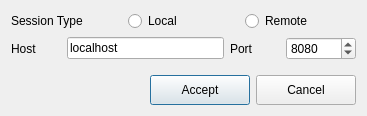
<?xml version="1.0" encoding="UTF-8"?>
<ui version="4.0">
 <class>ConnectDialog</class>
 <widget class="QDialog" name="ConnectDialog">
  <property name="geometry">
   <rect>
    <x>0</x>
    <y>0</y>
    <width>367</width>
    <height>116</height>
   </rect>
  </property>
  <property name="windowTitle">
   <string>Connect to server analysis</string>
  </property>
  <layout class="QVBoxLayout" name="verticalLayout">
   <item>
    <layout class="QHBoxLayout" name="horizontalLayout">
     <item>
      <widget class="QLabel" name="label">
       <property name="text">
        <string>Session Type</string>
       </property>
      </widget>
     </item>
     <item>
      <widget class="QRadioButton" name="localRadioBtn">
       <property name="text">
        <string>Local</string>
       </property>
      </widget>
     </item>
     <item>
      <widget class="QRadioButton" name="remoteRadioBtn">
       <property name="text">
        <string>Remote</string>
       </property>
      </widget>
     </item>
    </layout>
   </item>
   <item>
    <layout class="QHBoxLayout">
     <item>
      <widget class="QLabel" name="TextLabel2_2">
       <property name="sizePolicy">
        <sizepolicy hsizetype="Fixed" vsizetype="Preferred">
         <horstretch>0</horstretch>
         <verstretch>0</verstretch>
        </sizepolicy>
       </property>
       <property name="minimumSize">
        <size>
         <width>50</width>
         <height>0</height>
        </size>
       </property>
       <property name="frameShape">
        <enum>QFrame::NoFrame</enum>
       </property>
       <property name="frameShadow">
        <enum>QFrame::Plain</enum>
       </property>
       <property name="text">
        <string>Host</string>
       </property>
       <property name="wordWrap">
        <bool>false</bool>
       </property>
      </widget>
     </item>
     <item>
      <widget class="QLineEdit" name="HostName">
       <property name="minimumSize">
        <size>
         <width>100</width>
         <height>0</height>
        </size>
       </property>
       <property name="text">
        <string>localhost</string>
       </property>
      </widget>
     </item>
     <item>
      <widget class="QLabel" name="TextLabel2_3">
       <property name="sizePolicy">
        <sizepolicy hsizetype="Fixed" vsizetype="Preferred">
         <horstretch>0</horstretch>
         <verstretch>0</verstretch>
        </sizepolicy>
       </property>
       <property name="minimumSize">
        <size>
         <width>50</width>
         <height>0</height>
        </size>
       </property>
       <property name="text">
        <string>Port</string>
       </property>
       <property name="wordWrap">
        <bool>false</bool>
       </property>
      </widget>
     </item>
     <item>
      <widget class="QSpinBox" name="PortNumber">
       <property name="minimumSize">
        <size>
         <width>70</width>
         <height>0</height>
        </size>
       </property>
       <property name="toolTip">
        <string>Port number of analysis server to connect. Only for gui in client mode.</string>
       </property>
       <property name="buttonSymbols">
        <enum>QAbstractSpinBox::UpDownArrows</enum>
       </property>
       <property name="minimum">
        <number>1000</number>
       </property>
       <property name="maximum">
        <number>10000</number>
       </property>
       <property name="value">
        <number>8080</number>
       </property>
      </widget>
     </item>
    </layout>
   </item>
   <item>
    <spacer name="verticalSpacer">
     <property name="orientation">
      <enum>Qt::Vertical</enum>
     </property>
     <property name="sizeHint" stdset="0">
      <size>
       <width>20</width>
       <height>1</height>
      </size>
     </property>
    </spacer>
   </item>
   <item>
    <layout class="QHBoxLayout">
     <item>
      <spacer name="spacer257">
       <property name="orientation">
        <enum>Qt::Horizontal</enum>
       </property>
       <property name="sizeType">
        <enum>QSizePolicy::Expanding</enum>
       </property>
       <property name="sizeHint" stdset="0">
        <size>
         <width>210</width>
         <height>20</height>
        </size>
       </property>
      </spacer>
     </item>
     <item>
      <widget class="QPushButton" name="ConnectBtn">
       <property name="minimumSize">
        <size>
         <width>100</width>
         <height>30</height>
        </size>
       </property>
       <property name="text">
        <string>Accept</string>
       </property>
      </widget>
     </item>
     <item>
      <widget class="QPushButton" name="CloseBtn">
       <property name="minimumSize">
        <size>
         <width>100</width>
         <height>30</height>
        </size>
       </property>
       <property name="maximumSize">
        <size>
         <width>30</width>
         <height>30</height>
        </size>
       </property>
       <property name="text">
        <string>Cancel</string>
       </property>
       <property name="icon">
        <iconset>
         <normaloff>:/icons/close16.png</normaloff>:/icons/close16.png</iconset>
       </property>
      </widget>
     </item>
    </layout>
   </item>
  </layout>
 </widget>
 <layoutdefault spacing="6" margin="11"/>
 <resources/>
 <connections>
  <connection>
   <sender>CloseBtn</sender>
   <signal>pressed()</signal>
   <receiver>ConnectDialog</receiver>
   <slot>close()</slot>
   <hints>
    <hint type="sourcelabel">
     <x>379</x>
     <y>51</y>
    </hint>
    <hint type="destinationlabel">
     <x>218</x>
     <y>37</y>
    </hint>
   </hints>
  </connection>
 </connections>
</ui>
